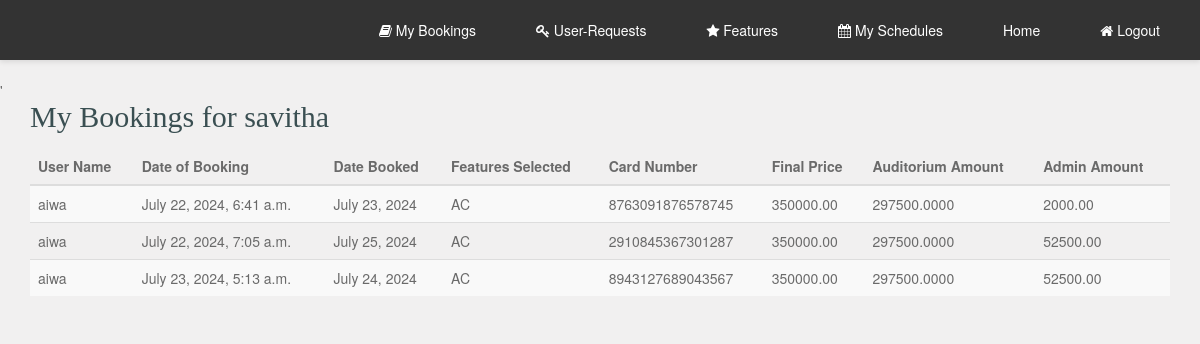
Before: /event_my_bookings/ (signed in) with the older database file.
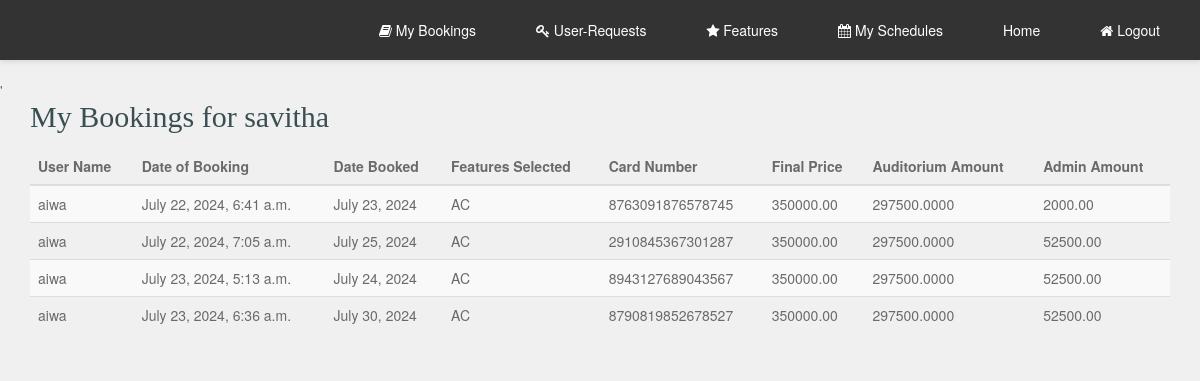
After: the same page with the newer database file.
### auditorium/models.py (models this page shows, shortened)
class BookingHistory(models.Model):
    auditorium = models.ForeignKey(Auditorium, on_delete=models.CASCADE)
    user = models.ForeignKey(settings.AUTH_USER_MODEL, on_delete=models.CASCADE)
    date_booked = models.DateField()
    date_of_booking = models.DateTimeField(auto_now_add=True)
    features_selected = models.TextField()  # To store a comma-separated list of features
    final_price = models.DecimalField(max_digits=10, decimal_places=2)
    card_number = models.CharField(max_length=16)
    cvv = models.CharField(max_length=4)
    admin_amount = models.DecimalField(max_digits=10, decimal_places=2, editable=False)
    @property
    def auditorium_amount(self):
        return self.final_price * Decimal('0.85')

class User(AbstractBaseUser, PermissionsMixin):
    username = models.CharField(max_length=150, unique=True)
    email = models.EmailField(unique=True)
    role = models.CharField(max_length=50, blank=True, null=True)
    is_staff = models.BooleanField(default=False)
    is_active = models.BooleanField(default=True)
    groups = models.ManyToManyField(Group, related_name='custom_user_groups')
    user_permissions = models.ManyToManyField(Permission, related_name='custom_user_permissions')
    objects = CustomUserManager()
    USERNAME_FIELD = 'email'
    REQUIRED_FIELDS = ['username']

### auditorium/views.py (the view)
# urls.py: path('event_my_bookings/', views.event_my_bookings, name='event_my_bookings'),
@login_required
def event_my_bookings(request):
    try:
        auditorium = Auditorium.objects.get(user=request.user)
        bookings = BookingHistory.objects.filter(auditorium=auditorium)
    except Auditorium.DoesNotExist:
        bookings = []
    context = {
        'bookings': bookings,
        'auditorium': auditorium
    }
    return render(request, 'event_my_bookings.html', context)

### auditorium/templates/event_my_bookings.html (shortened to what this page needs)
<!DOCTYPE html>
<html lang="en-US">
<head>
    <link rel="stylesheet" href="../static/css/bootstrap.min.css">
    <link rel="stylesheet" href="../static/css/font-awesome.min.css">
    <link rel="stylesheet" href="../static/css/style.css" media="screen"/>
</head>
<body>
    {% include 'event_navbar.html' %}'
    <div class="container">
        <h2>My Bookings for {{auditorium.user.username}}</h2>
        <table class="table table-striped">
            <thead>
                <tr>
                    <th>User Name</th>
                    <th>Date of Booking</th>
                    <th>Date Booked</th>
                    <th>Features Selected</th>
                    <th>Card Number</th>
                    <th>Final Price</th>
                    <th>Auditorium Amount</th>
                    <th>Admin Amount</th>
                </tr>
            </thead>
            <tbody>
                {% for booking in bookings %}
                    <tr>
                        <td>{{ booking.user.username }}</td>
                        <td>{{ booking.date_of_booking }}</td>
                        <td>{{ booking.date_booked }}</td>
                        <td>{{ booking.features_selected }}</td>
                        <td>{{ booking.card_number }}</td>
                        <td>{{ booking.final_price }}</td>
                        <td>{{ booking.auditorium_amount}}</td>
                        <td>{{ booking.admin_amount}}</td>
                    </tr>
                {% empty %}
                    <tr>
                        <td colspan="6">No bookings found.</td>
                    </tr>
                {% endfor %}
            </tbody>
        </table>
    </div>
</body>
</html>

Changed rows visible on the page:
added BookingHistory: user.username "aiwa", date_of_booking "July 23, 2024, 6:36 a.m.", date_booked "July 30, 2024", features_selected "AC", card_number "8790819852678527", final_price "350000.00", auditorium_amount "297500.0000", admin_amount "52500.00"
